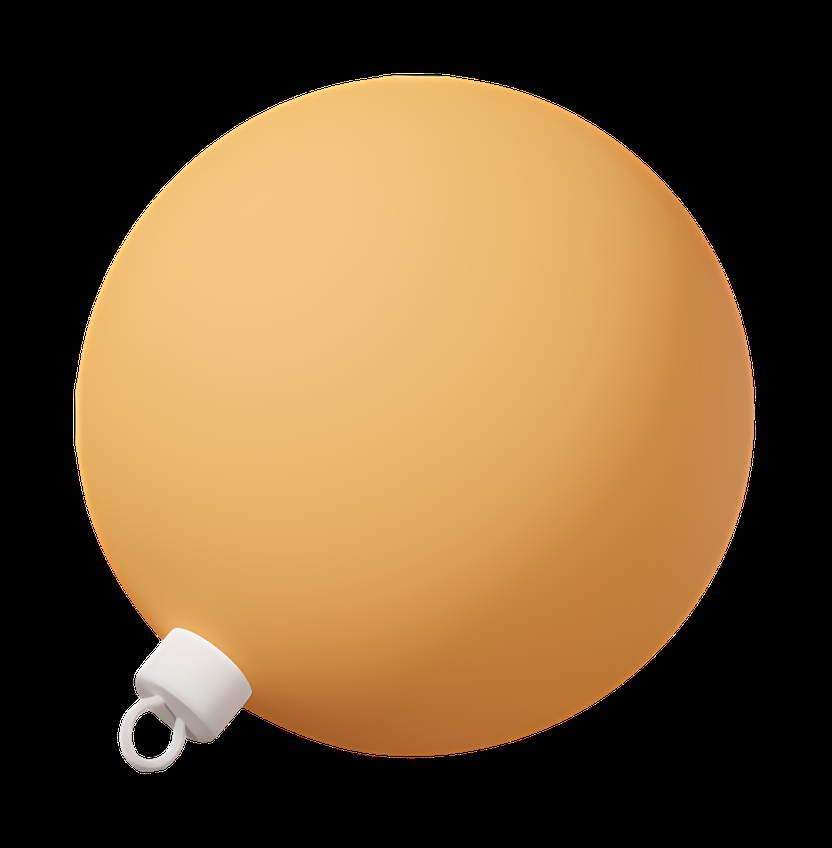
#> input picture Augmented_Reality/b6c797151efe42f6c69876aaabf0911e.png, 832 x 848 px, shrunk from 1320 x 1344 before the run, given in place of the camera
$ python sphere.py
#> lines starting #> are read from the running program, lines starting #| are printed output that depends on the picture; after the words box and inside, x2 and y2 are one past the last pixel; in counts of white or black regions, pixels touching at a corner belong together
import cv2
import numpy as np

def draw_sphere(frame, center, radius, color=(0, 0, 255)):
    """Draws a shaded sphere (fake 3D) on the frame."""
    sphere = np.zeros((radius*2, radius*2, 3), dtype=np.uint8)
    for y in range(radius*2):
        for x in range(radius*2):
            dx = x - radius
            dy = y - radius
            dist = np.sqrt(dx**2 + dy**2)
            if dist < radius:
                # Simulate lighting by shading
                shade = 1 - (dist / radius)
                b = int(color[0] * shade)
                g = int(color[1] * shade)
                r = int(color[2] * shade)
                sphere[y, x] = (b, g, r)
    # Overlay sphere on frame
    x_start = max(center[0] - radius, 0)
    y_start = max(center[1] - radius, 0)
    x_end = min(center[0] + radius, frame.shape[1])
    y_end = min(center[1] + radius, frame.shape[0])

    sphere_x_start = max(0, radius - center[0])
    sphere_y_start = max(0, radius - center[1])
    sphere_x_end = sphere_x_start + (x_end - x_start)
    sphere_y_end = sphere_y_start + (y_end - y_start)

    roi = frame[y_start:y_end, x_start:x_end]
    sphere_part = sphere[sphere_y_start:sphere_y_end, sphere_x_start:sphere_x_end]

    mask = cv2.cvtColor(sphere_part, cv2.COLOR_BGR2GRAY)
    _, mask = cv2.threshold(mask, 1, 255, cv2.THRESH_BINARY)

    sphere_fg = cv2.bitwise_and(sphere_part, sphere_part, mask=mask)
    bg = cv2.bitwise_and(roi, roi, mask=cv2.bitwise_not(mask))
    combined = cv2.add(bg, sphere_fg)

    frame[y_start:y_end, x_start:x_end] = combined

cap = cv2.VideoCapture(0)

while True:
    ret, frame = cap.read()
#> frame is the input picture: shape (848, 832, 3); mean B, G, R 52.4, 88.5, 117.2
    if not ret:
        break

    # Draw a fake 3D sphere at center of screen
    center_x = frame.shape[1] // 2
#> center_x = 416
    center_y = frame.shape[0] // 2
#> center_y = 424
    draw_sphere(frame, (center_x, center_y), 100, (0, 0, 255))  # red sphere
#> in draw_sphere, `roi = frame[y_start:y_end, x_start:x_end]`:
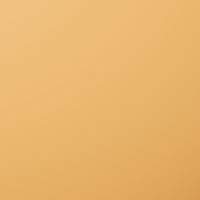
#> roi: shape (200, 200, 3); mean B, G, R 109.4, 181.3, 232.8
#> in draw_sphere, `mask = cv2.cvtColor(sphere_part, cv2.COLOR_BGR2GRAY)`:
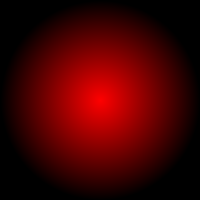
#> sphere_part: shape (200, 200, 3); mean of channels 0, 1, 2 0, 0, 66.4; drawn as B, G, R
#> in draw_sphere, `bg = cv2.bitwise_and(roi, roi, mask=cv2.bitwise_not(mask))`:
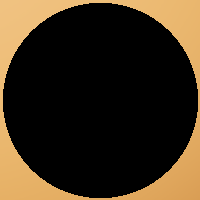
#> bg: shape (200, 200, 3); mean B, G, R 27.2, 45.2, 58.2
#> in draw_sphere, `bg = cv2.bitwise_and(roi, roi, mask=cv2.bitwise_not(mask))`:
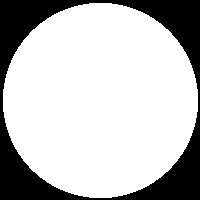
#> mask: shape (200, 200); 74.9% white; 1 black region, box (x1, y1, x2, y2) and area: (0, 0, 200, 200) 10039
#> in draw_sphere, `combined = cv2.add(bg, sphere_fg)`:
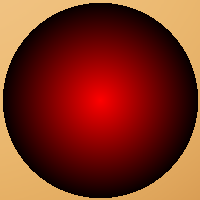
#> combined: shape (200, 200, 3); mean B, G, R 27.2, 45.2, 124.5
#> in draw_sphere, `frame[y_start:y_end, x_start:x_end] = combined`:
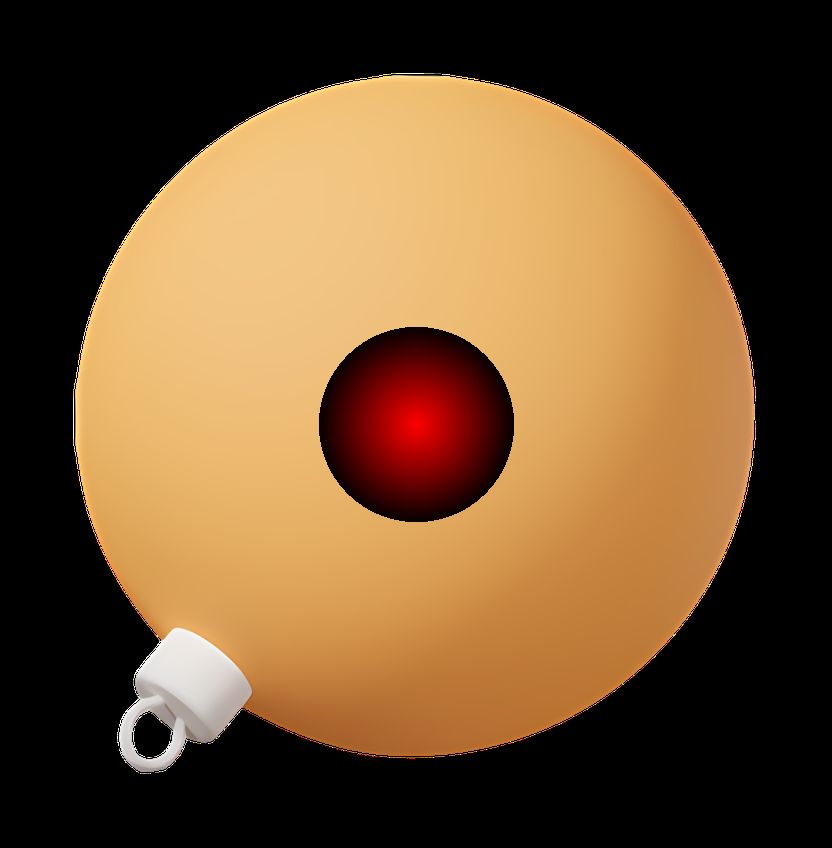
#> frame: shape (848, 832, 3); 4.25% of pixels changed, all inside (x1, y1, x2, y2) = (319, 327, 514, 522)

    cv2.imshow("Live Feed with Sphere", frame)

    if cv2.waitKey(1) & 0xFF == 27:  # ESC to quit
#> (key Esc is pressed here)
        break

cap.release()
cv2.destroyAllWindows()

$ run again, on Augmented_Reality/ball.png
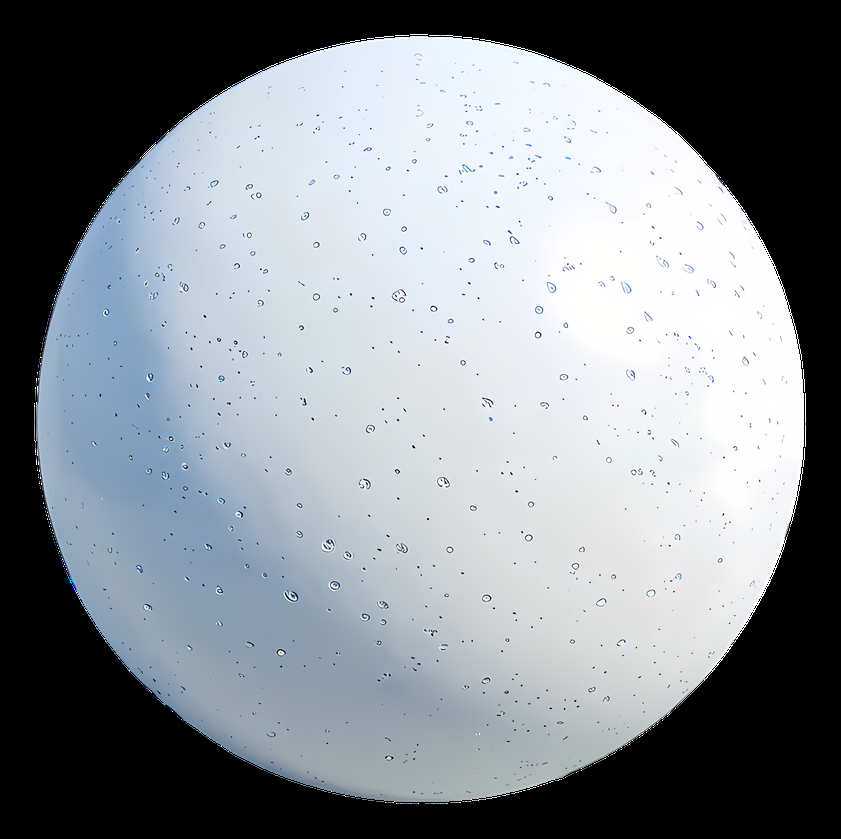
#> input picture Augmented_Reality/ball.png, 841 x 839 px, shrunk from 2848 x 2844 before the run, given in place of the camera
#> frame is the input picture: shape (839, 841, 3); mean B, G, R 145, 139.1, 133
#> mask: shape (200, 200); 74.9% white; 1 black region, box (x1, y1, x2, y2) and area: (0, 0, 200, 200) 10039
#> in draw_sphere, `combined = cv2.add(bg, sphere_fg)`:
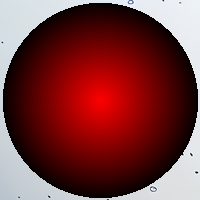
#> combined: shape (200, 200, 3); mean B, G, R 57, 55.9, 120.6
#> in draw_sphere, `frame[y_start:y_end, x_start:x_end] = combined`:
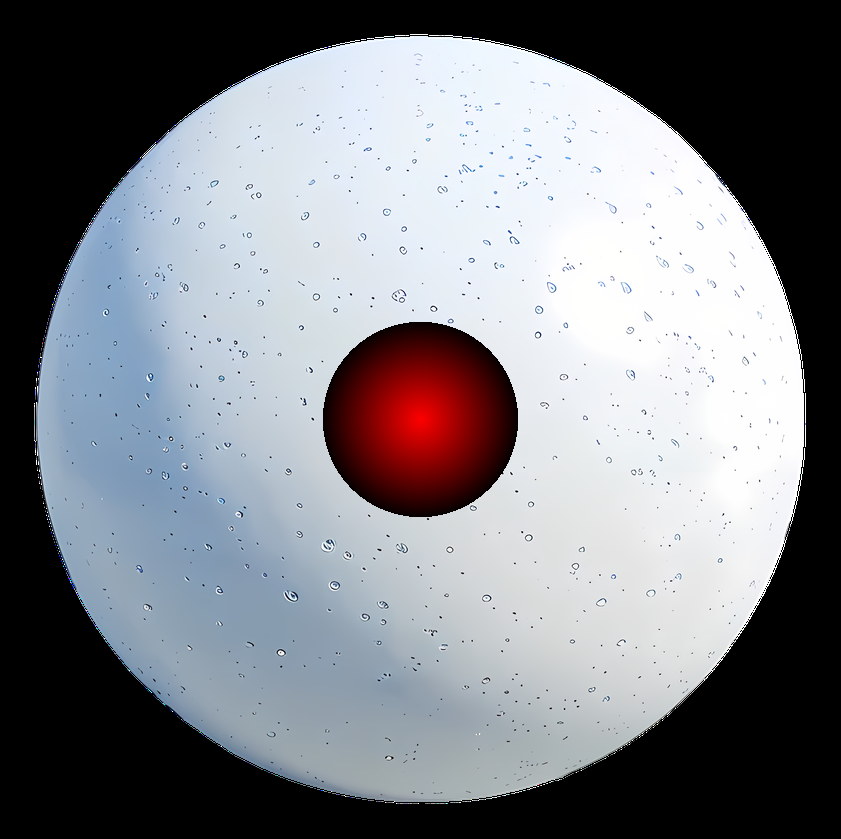
#> frame: shape (839, 841, 3); 4.25% of pixels changed, all inside (x1, y1, x2, y2) = (323, 322, 518, 517)
